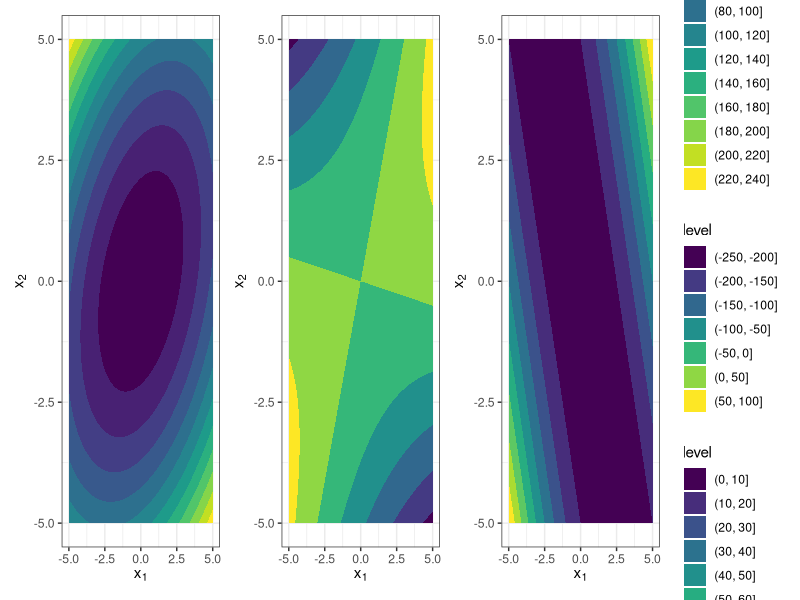

Write the R code that produced this figure.
# ------------------------------------------------------------------------------
# mathematical concepts

# FIG: plot hessian and eigenvalues of a quadratic form
# ------------------------------------------------------------------------------
set.seed(1L)

library(ggplot2)
library(patchwork)
# ------------------------------------------------------------------------------

# Two quadratic functions

# Matrix 1: positive eigenvalues 
D = diag(c(2, 5))
V = matrix(c(2, 1, -1, 2), 2, byrow=FALSE) / sqrt(5)
A = V %*% D %*% t(V)

print(A)
print(eigen(A)$values)

# Plot function 
x1 = seq(-5, 5, by = 0.1)
x2 = x1
X = expand.grid(x1, x2)
y = apply(X, 1, function(x) t(x) %*% A %*% x)

df = data.frame(X, y)

p1 = ggplot(data = df, aes(x = Var1, y = Var2, z = y)) + geom_contour_filled()
p1 = p1 + xlab(expression(x[1])) + ylab(expression(x[2])) + theme_bw()


D = diag(c(2, -5))
V = matrix(c(2, 1, -1, 2), 2, byrow=FALSE) / sqrt(5)
A = V %*% D %*% t(V)

print(A)
print(eigen(A)$values)

# Plot function 
x1 = seq(-5, 5, by = 0.1)
x2 = x1
X = expand.grid(x1, x2)
y = apply(X, 1, function(x) t(x) %*% A %*% x)

df = data.frame(X, y)

p2 = ggplot(data = df, aes(x = Var1, y = Var2, z = y)) + geom_contour_filled()
p2 = p2 + xlab(expression(x[1])) + ylab(expression(x[2])) + theme_bw()


D = diag(c(2, 0))
V = matrix(c(2, 1, -1, 2), 2, byrow=FALSE) / sqrt(5)
A = V %*% D %*% t(V)

print(A)
print(eigen(A)$values)

# Plot function 
x1 = seq(-5, 5, by = 0.1)
x2 = x1
X = expand.grid(x1, x2)
y = apply(X, 1, function(x) t(x) %*% A %*% x)

df = data.frame(X, y)

p3 = ggplot(data = df, aes(x = Var1, y = Var2, z = y)) + geom_contour_filled()
p3 = p3 + xlab(expression(x[1])) + ylab(expression(x[2])) + theme_bw()


p = p1 + p2 + p3 +
  plot_layout(nrow = 1, guides = "collect") &
  theme(legend.position = "right")

ggsave("../figure/hessian-eigenvalues.pdf", p, width = 12, height = 4)
